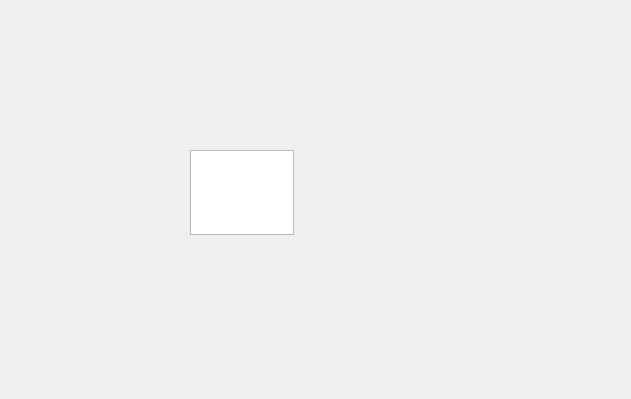
<?xml version="1.0" encoding="UTF-8"?>
<ui version="4.0">
 <class>FormDoc</class>
 <widget class="QDialog" name="FormDoc">
  <property name="geometry">
   <rect>
    <x>0</x>
    <y>0</y>
    <width>631</width>
    <height>399</height>
   </rect>
  </property>
  <property name="windowTitle">
   <string>Dialog</string>
  </property>
  <widget class="QPlainTextEdit" name="plainTextEdit">
   <property name="geometry">
    <rect>
     <x>190</x>
     <y>150</y>
     <width>104</width>
     <height>85</height>
    </rect>
   </property>
  </widget>
  <action name="actOpen">
   <property name="icon">
    <iconset resource="images.qrc">
     <normaloff>:/images/images/122.bmp</normaloff>:/images/images/122.bmp</iconset>
   </property>
   <property name="text">
    <string>打开</string>
   </property>
   <property name="toolTip">
    <string>打开文件</string>
   </property>
  </action>
  <action name="actCut">
   <property name="icon">
    <iconset resource="images.qrc">
     <normaloff>:/images/images/200.bmp</normaloff>:/images/images/200.bmp</iconset>
   </property>
   <property name="text">
    <string>剪切</string>
   </property>
   <property name="toolTip">
    <string>剪切</string>
   </property>
   <property name="shortcut">
    <string>Ctrl+X</string>
   </property>
  </action>
  <action name="actCopy">
   <property name="icon">
    <iconset resource="images.qrc">
     <normaloff>:/images/images/202.bmp</normaloff>:/images/images/202.bmp</iconset>
   </property>
   <property name="text">
    <string>复制</string>
   </property>
   <property name="toolTip">
    <string>复制</string>
   </property>
   <property name="shortcut">
    <string>Ctrl+C</string>
   </property>
  </action>
  <action name="actPaste">
   <property name="icon">
    <iconset resource="images.qrc">
     <normaloff>:/images/images/204.bmp</normaloff>:/images/images/204.bmp</iconset>
   </property>
   <property name="text">
    <string>粘贴</string>
   </property>
   <property name="toolTip">
    <string>粘贴</string>
   </property>
   <property name="shortcut">
    <string>Ctrl+V</string>
   </property>
  </action>
  <action name="actFont">
   <property name="icon">
    <iconset resource="images.qrc">
     <normaloff>:/images/images/506.bmp</normaloff>:/images/images/506.bmp</iconset>
   </property>
   <property name="text">
    <string>字体</string>
   </property>
   <property name="toolTip">
    <string>设置字体</string>
   </property>
  </action>
  <action name="actClose">
   <property name="icon">
    <iconset resource="images.qrc">
     <normaloff>:/images/images/132.bmp</normaloff>:/images/images/132.bmp</iconset>
   </property>
   <property name="text">
    <string>关闭</string>
   </property>
   <property name="toolTip">
    <string>关闭本窗口</string>
   </property>
  </action>
  <action name="actUndo">
   <property name="icon">
    <iconset resource="images.qrc">
     <normaloff>:/images/images/206.bmp</normaloff>:/images/images/206.bmp</iconset>
   </property>
   <property name="text">
    <string>撤销</string>
   </property>
   <property name="toolTip">
    <string>撤销编辑操作</string>
   </property>
   <property name="shortcut">
    <string>Ctrl+Z</string>
   </property>
  </action>
  <action name="actRedo">
   <property name="icon">
    <iconset resource="images.qrc">
     <normaloff>:/images/images/208.bmp</normaloff>:/images/images/208.bmp</iconset>
   </property>
   <property name="text">
    <string>重复</string>
   </property>
   <property name="toolTip">
    <string>重复编辑操作</string>
   </property>
  </action>
 </widget>
 <resources>
  <include location="images.qrc"/>
 </resources>
 <connections/>
</ui>
